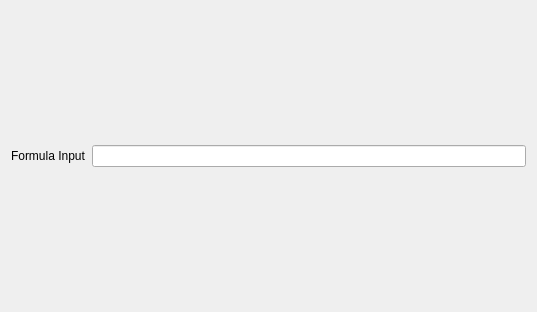
<?xml version="1.0" encoding="UTF-8"?>
<ui version="4.0">
 <class>Form</class>
 <widget class="QWidget" name="Form">
  <property name="geometry">
   <rect>
    <x>0</x>
    <y>0</y>
    <width>537</width>
    <height>312</height>
   </rect>
  </property>
  <property name="windowTitle">
   <string>Form</string>
  </property>
  <layout class="QGridLayout" name="gridLayout">
   <item row="0" column="0" colspan="2">
    <widget class="QFrame" name="plot_holder">
     <property name="frameShape">
      <enum>QFrame::NoFrame</enum>
     </property>
     <property name="frameShadow">
      <enum>QFrame::Plain</enum>
     </property>
    </widget>
   </item>
   <item row="1" column="0">
    <widget class="QLabel" name="label">
     <property name="text">
      <string>Formula Input</string>
     </property>
    </widget>
   </item>
   <item row="1" column="1">
    <widget class="QLineEdit" name="formula_input"/>
   </item>
   <item row="2" column="0" colspan="2">
    <widget class="QFrame" name="formula_disp">
     <property name="frameShape">
      <enum>QFrame::NoFrame</enum>
     </property>
     <property name="frameShadow">
      <enum>QFrame::Plain</enum>
     </property>
    </widget>
   </item>
  </layout>
 </widget>
 <resources/>
 <connections/>
</ui>
